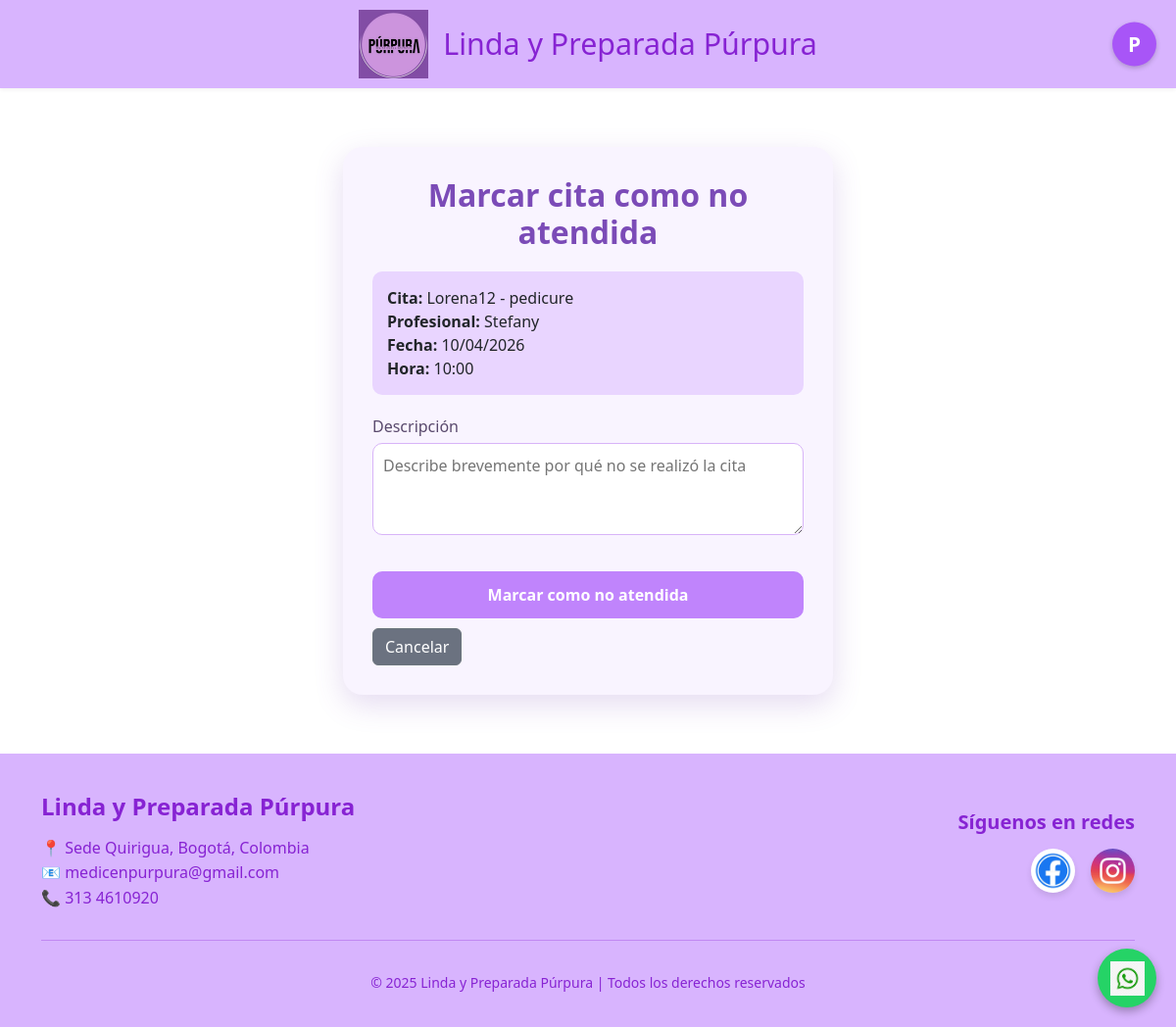
/marcar_no_atendida/5/ (signed in), run on the app's committed database.
### AppPurpura/models.py (models this page shows, shortened)
class Cita(models.Model):
    ESTADO_CHOICES = [
        ('PENDIENTE', 'Pendiente'),
        ('CONFIRMADA', 'Confirmada'),
        ('REPROGRAMADA', 'Reprogramada'),
        ('CANCELADA', 'Cancelada'),
        ('ATENDIDA', 'Atendida'),
    ]
    SERVICIO_CHOICES = [
        ('manicure', 'Manicure'),
        ('pedicure', 'Pedicure'),
        ('pigmentacion de cejas', 'Pigmentación de cejas'),
        ('depilacion', 'Depilación'),
    ]
    PROFESIONAL_CHOICES = [
        ('Camila', 'Camila'),
        ('Lorena', 'Lorena'),
        ('Stefany', 'Stefany'),
        ('Clara', 'Clara'),
        ('Heidy', 'Heidy'),
    ]
    usuario = models.ForeignKey(User, on_delete=models.CASCADE, related_name='citas')
    servicio = models.CharField(max_length=100, choices=SERVICIO_CHOICES)
    profesional = models.CharField(max_length=50, choices=PROFESIONAL_CHOICES, default='Camila')
    fecha = models.DateField()
    hora = models.TimeField()
    estado = models.CharField(max_length=20, choices=ESTADO_CHOICES, default='PENDIENTE')
    descripcion_no_atendida = models.TextField(blank=True, null=True, help_text="Descripción opcional si la cita no se realizó")
    class Meta:
        unique_together = ('profesional', 'fecha', 'hora')

### AppPurpura/views.py (the view)
@login_required
@user_passes_test(lambda u: u.is_superuser)
def marcar_no_atendida(request, cita_id):
    cita = get_object_or_404(Cita, id=cita_id)
    if request.method == 'POST':
        form = NoAtendidaForm(request.POST)
        if form.is_valid():
            cita.estado = 'CANCELADA'  # O quizás un estado separado, pero por ahora usamos CANCELADA
            cita.descripcion_no_atendida = form.cleaned_data['descripcion']
            cita.save()
            messages.success(request, f'La cita de {cita.usuario.username} ha sido cancelada con descripción.')
            return redirect('administrador')
    else:
        form = NoAtendidaForm()
    return render(request, 'sistema/no_atendida.html', {'form': form, 'cita': cita})

### AppPurpura/forms.py (shortened to what this page needs)
class NoAtendidaForm(forms.Form):
    descripcion = forms.CharField(
        widget=forms.Textarea(attrs={'rows': 3, 'placeholder': 'Describe brevemente por qué no se realizó la cita'}),
        label='Descripción',
        required=True
    )

### AppPurpura/templates/sistema/no_atendida.html (shortened to what this page needs)
{% extends "base.html" %}
{% block contenido %}
<div class="container no-atendida-panel">
    <div class="card">
        <h2>Marcar cita como no atendida</h2>
        <div class="cita-info">
            <strong>Cita:</strong> {{ cita.usuario.username }} - {{ cita.servicio }}<br>
            <strong>Profesional:</strong> {{ cita.profesional }}<br>
            <strong>Fecha:</strong> {{ cita.fecha|date:"d/m/Y" }}<br>
            <strong>Hora:</strong> {{ cita.hora|time:"H:i" }}
        </div>
        <form method="post">
            <div class="mb-3">
                <label for="{{ form.descripcion.id_for_label }}">{{ form.descripcion.label }}</label>
                {{ form.descripcion }}
            </div>
            <button type="submit">Marcar como no atendida</button>
            <a href="{% url 'administrador' %}" class="btn btn-secondary">Cancelar</a>
        </form>
    </div>
</div>
{% endblock %}

### AppPurpura/templates/base.html (shortened to what this page needs)
{% load static %}
<!DOCTYPE html>
<html lang="es">
<head>
<link rel="stylesheet" href={% static "pagina/css/Styles.css" %}>
<link href="https://cdn.jsdelivr.net/npm/bootstrap@5.3.8/dist/css/bootstrap.min.css" rel="stylesheet">
<link href="https://cdn.jsdelivr.net/npm/bootstrap@5.3.0/dist/css/bootstrap.min.css" rel="stylesheet">
</head>
<body>
<header style="position: relative; padding: 10px 0;">
    <div style="display: flex; align-items: center; justify-content: center; gap: 15px;">
        <img src="{% static 'pagina/css/Purpura.png' %}" alt="Logo" style="height: 70px; width: auto;">
        <h1 style="margin: 0; font-size: 1.9rem;">Linda y Preparada Púrpura</h1>
    </div>
    <div style="position: absolute; right: 20px; top: 50%; transform: translateY(-50%); z-index: 100;">
        <li style="position: relative; display: flex; justify-content: center; align-items: center;">
            {% if user.is_authenticated %}
                <div onclick="toggleMenu()" style="width: 45px; height: 45px; background-color: var(--accent-vibrant); border-radius: 50%; color: white; display: flex; align-items: center; justify-content: center; cursor: pointer; font-weight: bold; font-size: 1.3rem; box-shadow: 0 2px 5px rgba(0,0,0,0.2); user-select: none;">
                    {{ user.username|first|upper }}
                </div>
            {% endif %}
        </li>
    </div>
</header>
{% block contenido %}
{% endblock %}
<footer style="background-color: var(--primary-pastel); color: var(--text-dark); padding-top: 40px; margin-top: 50px;">
    <div class="container">
        <div class="row align-items-center">
            <div class="col-md-6 text-center text-md-start mb-4 mb-md-0">
                <h4 style="font-weight: bold; margin-bottom: 15px;">Linda y Preparada Púrpura</h4>
                <p style="margin: 0; line-height: 1.6;">
                    📍 Sede Quirigua, Bogotá, Colombia <br>
                    📧 medicenpurpura@gmail.com <br>
                    📞 313 4610920
                </p>
            </div>
            <div class="col-md-6 text-center text-md-end">
                <h5 style="font-weight: bold; margin-bottom: 15px;">Síguenos en redes</h5>
                <div class="d-flex justify-content-center justify-content-md-end gap-3">
                    <a href="https://www.facebook.com/" target="_blank" style="transition: transform 0.3s;">
                        <img src="{% static 'pagina/css/img/Face.jpg' %}" alt="Facebook" style="width: 45px; height: 45px; border-radius: 50%; box-shadow: 0 4px 6px rgba(0,0,0,0.1);">
                    </a>
                    <a href="https://www.instagram.com/" target="_blank" style="transition: transform 0.3s;">
                        <img src="{% static 'pagina/css/img/Insta.jpg' %}" alt="Instagram" style="width: 45px; height: 45px; border-radius: 50%; box-shadow: 0 4px 6px rgba(0,0,0,0.1);">
                    </a>
                </div>
            </div>
        </div>
        <hr style="border-color: var(--text-dark); opacity: 0.3; margin: 30px 0;">
        <div class="text-center pb-4">
            <small>© 2025 Linda y Preparada Púrpura | Todos los derechos reservados</small>
        </div>
    </div>
</footer>
<a href="https://wa.me/573001112233" class="whatsapp" target="_blank">
    <img src={% static "pagina/css/img/Whatsapp.jpg" %} alt="Whatsapp">
</a>
</body>
</html>

### AppPurpura/static/pagina/css/Styles.css (style rules this page uses)
:root { --bg-color: #E6E6FA; --primary-pastel: #d8b4fe; --accent-vibrant: #a855f7; --text-dark: #8723d3; --white: #ffffff; --card-shadow: rgba(0, 0, 0, 0.08); --gradient-start: #c084fc; --gradient-end: #9333ea; }
body { font-family: Arial; background: var(--bg-color); margin: 0; padding:0px; }
header { background: var(--primary-pastel); color: var(--text-dark); padding:5px 0px; padding: 10px; text-align:center; box-shadow: 0 2px 4px rgba(0,0,0,0.05); }
h2 { color: var(--text-dark); }
footer { background: var(--primary-pastel); color: var(--text-dark); text-align:center; padding:10px; }
label { font-weight:bold; color: var(--text-dark); }
.card { background: var(--white); max-width:500px; margin:40px auto; padding:30px; border-radius:12px; box-shadow: 0 10px 25px var(--card-shadow); }
button { background: linear-gradient(45deg, var(--gradient-start), var(--gradient-end)); color: var(--white); padding:12px; width:100%; border:none; border-radius:8px; font-size:16px; cursor:pointer; transition: transform 0.3s ease, box-shadow 0.3s ease; }
img { width:40px; }
.whatsapp { position: fixed; bottom: 20px; right: 20px; background: #25D366; width: 60px; height: 60px; border-radius: 50%; display: flex; justify-content: center; align-items: center; box-shadow: 0 4px 10px rgba(0,0,0,0.3); z-index: 1000; transition: transform 0.3s ease; }
.whatsapp img { width: 35px; height: 35px; }

### AppPurpura/templates/sistema/no_atendida.html (style rules this page uses)
.no-atendida-panel { max-width: 600px; margin: 60px auto; font-family: 'Segoe UI', sans-serif; }
.no-atendida-panel .card { padding: 30px; border-radius: 20px; border: none; background: #f9f4ff; box-shadow: 0 10px 30px rgba(123, 75, 183, 0.2); }
.no-atendida-panel h2 { text-align: center; color: #7b4bb7; margin-bottom: 20px; font-weight: 600; }
.no-atendida-panel .cita-info { background: #e9d5ff; padding: 15px; border-radius: 10px; margin-bottom: 20px; }
.no-atendida-panel label { color: #5a4a6d; font-weight: 500; }
.no-atendida-panel textarea { width: 100%; padding: 10px; border-radius: 10px; border: 1px solid #d8b4f8; margin-top: 5px; resize: vertical; }
.no-atendida-panel button { width: 100%; padding: 12px; border-radius: 10px; border: none; background: #c084fc; color: white; font-weight: 600; transition: 0.3s; margin-top: 15px; }
.no-atendida-panel .btn-secondary { background: #6b7280; margin-top: 10px; }

### data on the page
Cita: usuario.username "Lorena12", servicio "pedicure", profesional "Stefany", fecha "10/04/2026", hora "10:00"

### other printed values
{{ user.username|first|upper }} "P"
